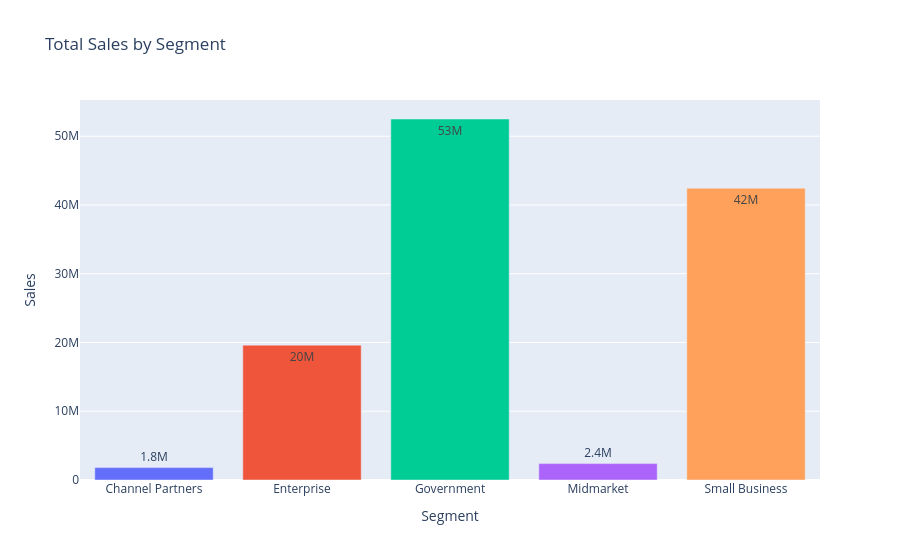

Write notebook code for a chart like this one.
### Code cell
sales_seg = df.groupby('Segment')['Sales'].sum().reset_index()

fig = px.bar(
    sales_seg,
    x='Segment', y='Sales',
    title='Total Sales by Segment',
    color='Segment',
    text_auto='.2s'
)
fig.update_layout(showlegend=False)
fig.show()

### Figure 1 — Plotly figure (JSON) as saved in the notebook; plotly's stock layout.template omitted (floating-point values rounded to 4 significant figures)
{"data": [{"hovertemplate": "Segment=%{x}<br>Sales=%{y}<extra></extra>", "legendgroup": "Channel Partners", "marker": {"color": "#636efa", "pattern": {"shape": ""}}, "name": "Channel Partners", "orientation": "v", "showlegend": true, "textposition": "auto", "texttemplate": "%{y:.2s}", "type": "bar", "x": ["Channel Partners"], "xaxis": "x", "y": [1801000.0], "yaxis": "y"}, {"hovertemplate": "Segment=%{x}<br>Sales=%{y}<extra></extra>", "legendgroup": "Enterprise", "marker": {"color": "#EF553B", "pattern": {"shape": ""}}, "name": "Enterprise", "orientation": "v", "showlegend": true, "textposition": "auto", "texttemplate": "%{y:.2s}", "type": "bar", "x": ["Enterprise"], "xaxis": "x", "y": [19610000.0], "yaxis": "y"}, {"hovertemplate": "Segment=%{x}<br>Sales=%{y}<extra></extra>", "legendgroup": "Government", "marker": {"color": "#00cc96", "pattern": {"shape": ""}}, "name": "Government", "orientation": "v", "showlegend": true, "textposition": "auto", "texttemplate": "%{y:.2s}", "type": "bar", "x": ["Government"], "xaxis": "x", "y": [52500000.0], "yaxis": "y"}, {"hovertemplate": "Segment=%{x}<br>Sales=%{y}<extra></extra>", "legendgroup": "Midmarket", "marker": {"color": "#ab63fa", "pattern": {"shape": ""}}, "name": "Midmarket", "orientation": "v", "showlegend": true, "textposition": "auto", "texttemplate": "%{y:.2s}", "type": "bar", "x": ["Midmarket"], "xaxis": "x", "y": [2382000.0], "yaxis": "y"}, {"hovertemplate": "Segment=%{x}<br>Sales=%{y}<extra></extra>", "legendgroup": "Small Business", "marker": {"color": "#FFA15A", "pattern": {"shape": ""}}, "name": "Small Business", "orientation": "v", "showlegend": true, "textposition": "auto", "texttemplate": "%{y:.2s}", "type": "bar", "x": ["Small Business"], "xaxis": "x", "y": [42430000.0], "yaxis": "y"}], "layout": {"barmode": "relative", "legend": {"title": {"text": "Segment"}, "tracegroupgap": 0}, "showlegend": false, "title": {"text": "Total Sales by Segment"}, "xaxis": {"anchor": "y", "categoryarray": ["Channel Partners", "Enterprise", "Government", "Midmarket", "Small Business"], "categoryorder": "array", "domain": [0, 1], "title": {"text": "Segment"}}, "yaxis": {"anchor": "x", "domain": [0, 1], "title": {"text": "Sales"}}}}
